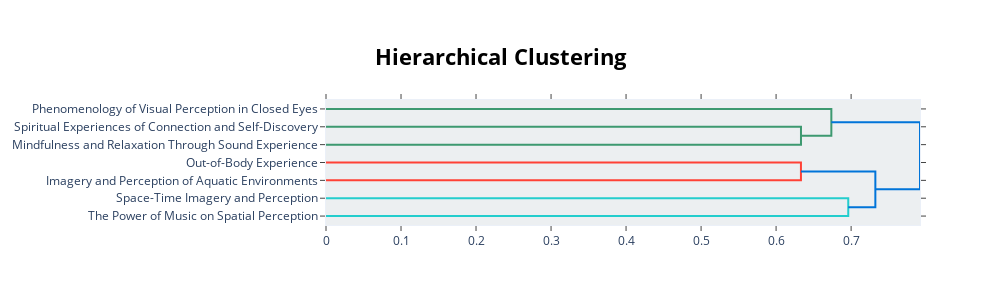

The code cell stored with this chart in its notebook:
### Code cell
display(topic_model.visualize_hierarchy(custom_labels=True,color_threshold=.7))

### Figure 1 — Plotly figure (JSON) as saved in the notebook; plotly's stock layout.template omitted (floating-point values rounded to 4 significant figures)
{"data": [{"hoverinfo": "text", "marker": {"color": "rgb(61,153,112)"}, "mode": "lines", "type": "scatter", "x": [0.0, 0.6332, 0.6332, 0.0], "xaxis": "x", "y": [-15.0, -15.0, -25.0, -25.0], "yaxis": "y"}, {"hoverinfo": "text", "marker": {"color": "rgb(61,153,112)"}, "mode": "lines", "type": "scatter", "x": [0.0, 0.6736, 0.6736, 0.6332], "xaxis": "x", "y": [-5.0, -5.0, -20.0, -20.0], "yaxis": "y"}, {"hoverinfo": "text", "marker": {"color": "rgb(255,65,54)"}, "mode": "lines", "type": "scatter", "x": [0.0, 0.6331, 0.6331, 0.0], "xaxis": "x", "y": [-35.0, -35.0, -45.0, -45.0], "yaxis": "y"}, {"hoverinfo": "text", "marker": {"color": "rgb(35,205,205)"}, "mode": "lines", "type": "scatter", "x": [0.0, 0.6962, 0.6962, 0.0], "xaxis": "x", "y": [-55.0, -55.0, -65.0, -65.0], "yaxis": "y"}, {"hoverinfo": "text", "marker": {"color": "rgb(0,116,217)"}, "mode": "lines", "type": "scatter", "x": [0.6331, 0.7323, 0.7323, 0.6962], "xaxis": "x", "y": [-40.0, -40.0, -60.0, -60.0], "yaxis": "y"}, {"hoverinfo": "text", "marker": {"color": "rgb(0,116,217)"}, "mode": "lines", "type": "scatter", "x": [0.6736, 0.7918, 0.7918, 0.7323], "xaxis": "x", "y": [-12.5, -12.5, -50.0, -50.0], "yaxis": "y"}], "layout": {"autosize": false, "height": 305, "hoverlabel": {"bgcolor": "white", "font": {"family": "Rockwell", "size": 16}}, "hovermode": "closest", "plot_bgcolor": "#ECEFF1", "showlegend": false, "title": {"font": {"color": "Black", "size": 22}, "text": "<b>Hierarchical Clustering</b>", "x": 0.5, "xanchor": "center", "yanchor": "top"}, "width": 1000, "xaxis": {"mirror": "allticks", "rangemode": "tozero", "showgrid": false, "showline": true, "showticklabels": true, "ticks": "outside", "type": "linear", "zeroline": false}, "yaxis": {"mirror": "allticks", "range": [-70, 0], "rangemode": "tozero", "showgrid": false, "showline": true, "showticklabels": true, "tickmode": "array", "ticks": "outside", "ticktext": ["Phenomenology of Visual Perception in Closed Eyes", "Spiritual Experiences of Connection and Self-Discovery", "Mindfulness and Relaxation Through Sound Experience", "Out-of-Body Experience", "Imagery and Perception of Aquatic Environments", "Space-Time Imagery and Perception", "The Power of Music on Spatial Perception"], "tickvals": [-5, -15, -25, -35, -45, -55, -65], "type": "linear", "zeroline": false}}}
